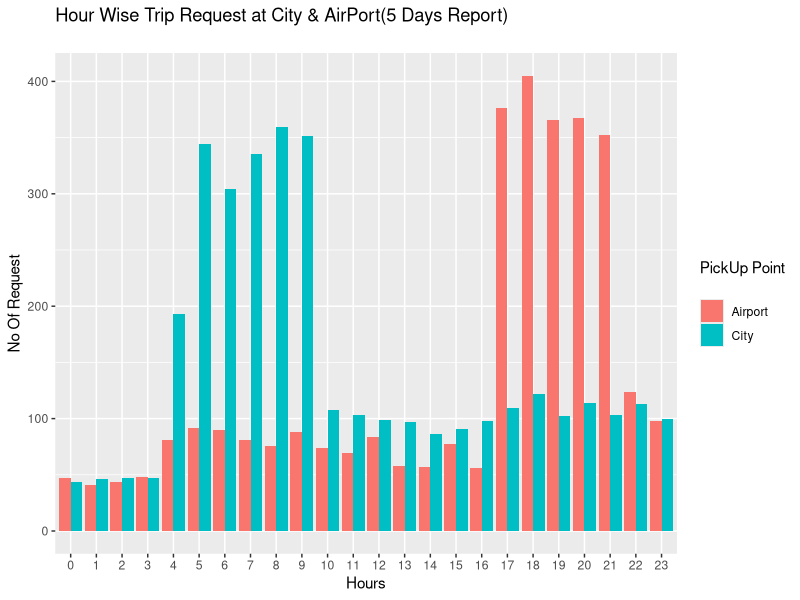
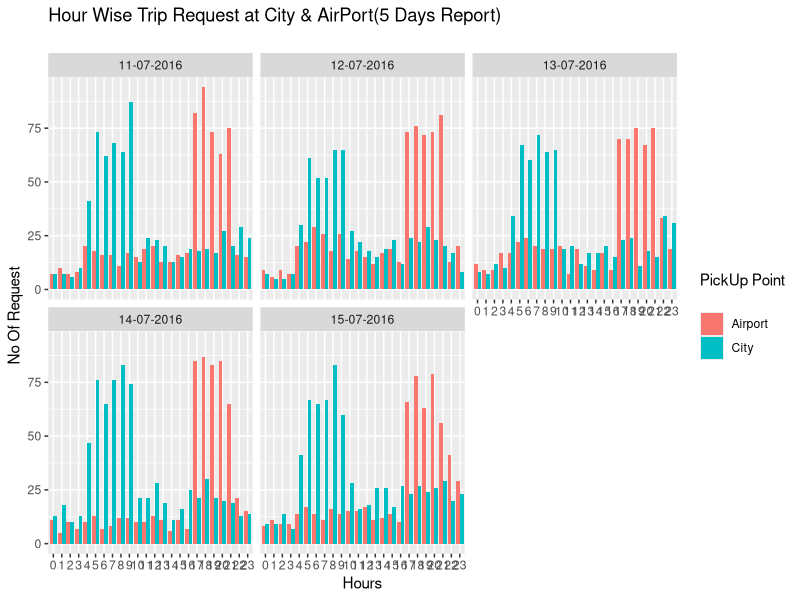
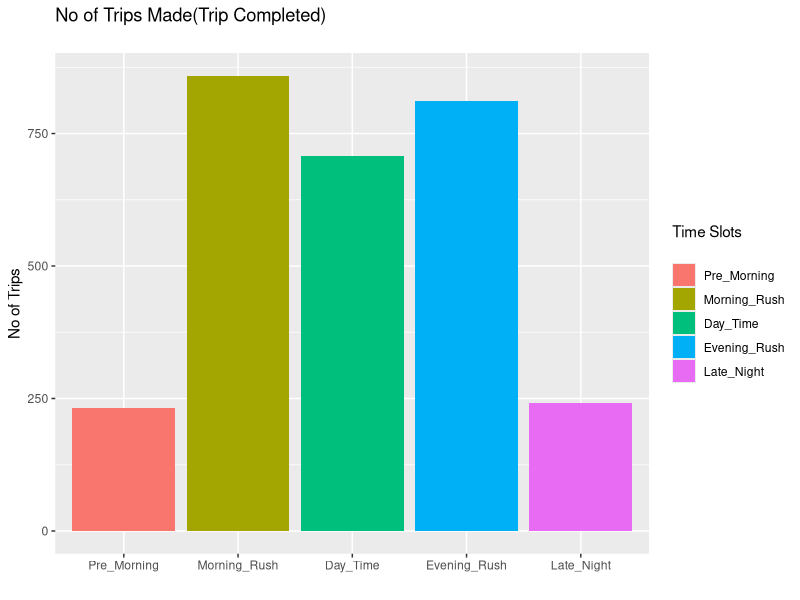
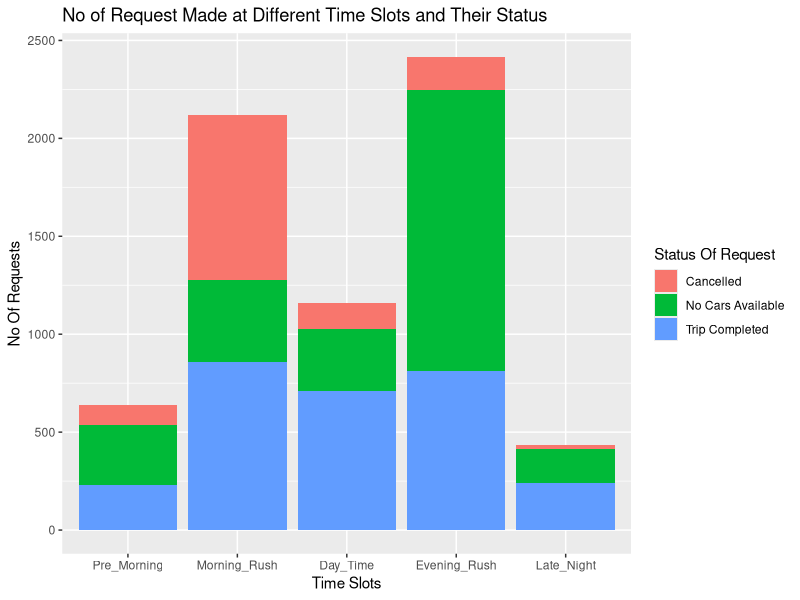
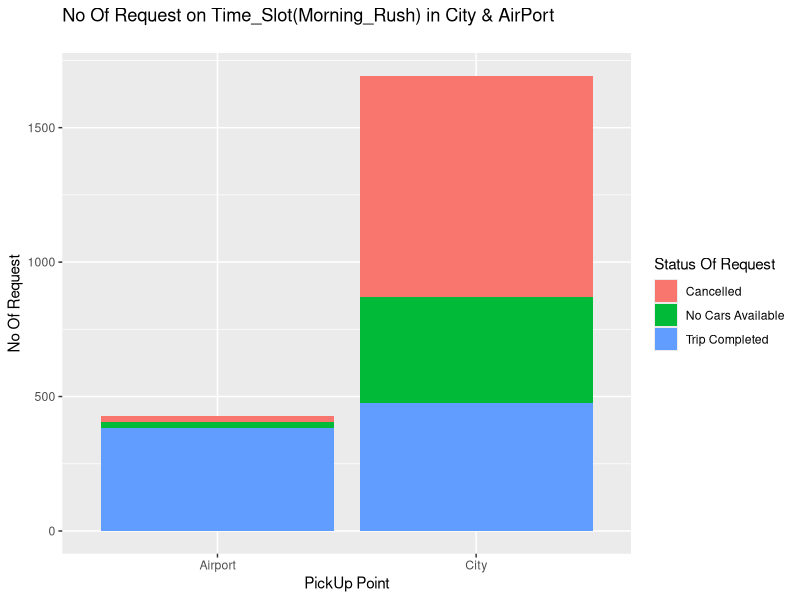
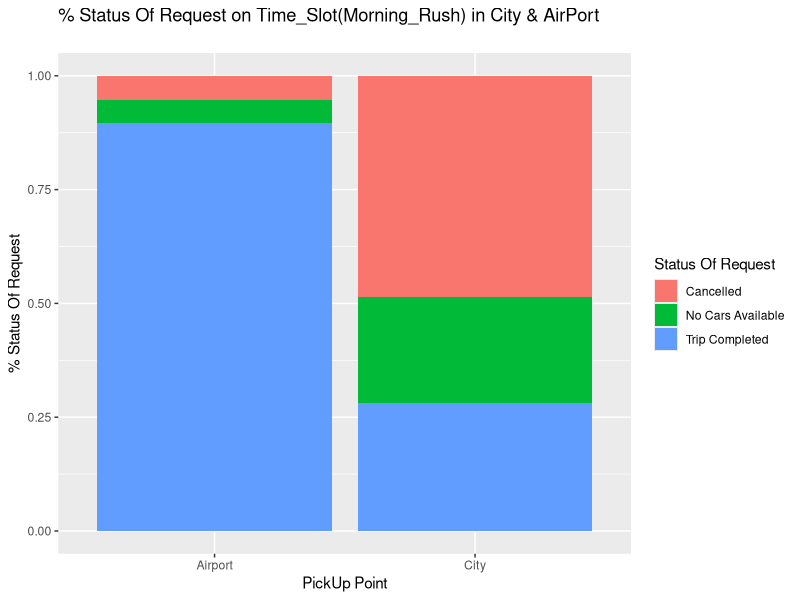
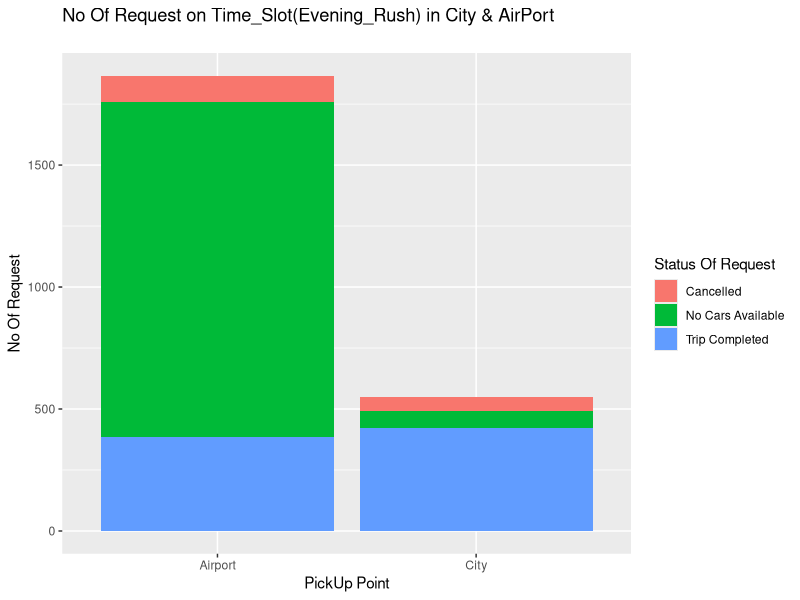
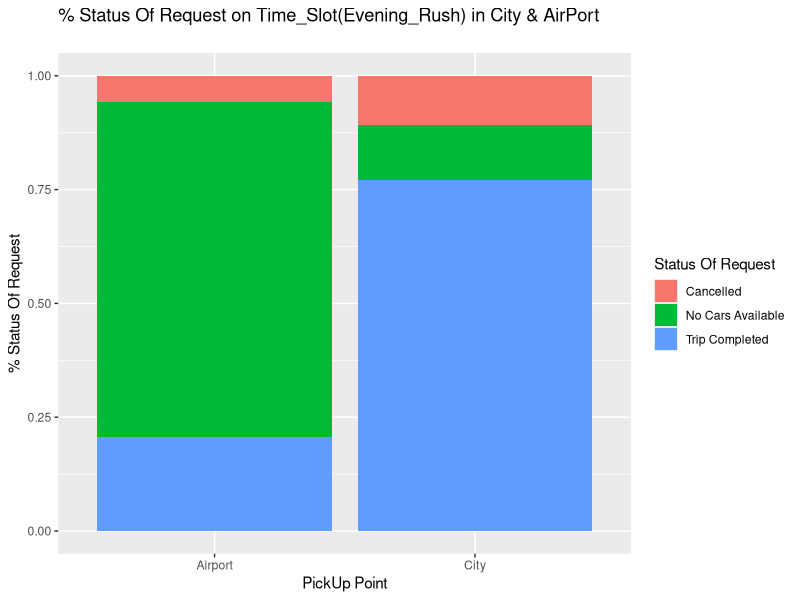

The R script that drew these images, in order:
setwd("E:/UpGrad IIIT PGDDA Program/Course 2/Uber Case Study")
dir()

# DATA PREPARATION

  # 1.
  #we will import the uber request data set in r by specyfying na values of string as "NA"
  Uber_Request <-
    read.csv("Uber request data.csv",
             header = TRUE,
             na.strings = "NA")
  
  #will check the structure of the data sets uber_request
  
  str(Uber_Request)
  
  
  #we see that all the character variable are converted to factor variable which we have done intentionally
  
  
  #For our data preparation we will extract hour from request.time and put it in a new column request.hr
  #will also convert the character string to integer for calculation
  
  Uber_Request$Request.HR <-
    as.integer(substr(Uber_Request$Request.time, 1, 2))
  
  
  
  #Now we will plot the group bar chart depicting the hour-wise trip made at city and airport respectively
  
  #we will first load the ggplot in our library
  
  library(ggplot2)
  
  #we will store the plot in plot1 value 
  
  Plot1 <- ggplot(Uber_Request, aes(x = factor(Request.HR), fill = Pickup.point)) + geom_bar(position = "dodge")
  
  #we will then add labels to the above plot
  
  plot2 <- Plot1 + labs(title = "Hour Wise Trip Request at City & AirPort(5 Days Report)\n", x = "Hours", y = "No Of Request", fill = "PickUp Point\n")
  
  plot2
  
  #for further analysis we will add the date variable through faceit
  
  plot2 + facet_wrap(~Date)
  
  #Now we can see that there is a 5 major time blocks based on frequency
  #so we will divide the 5 time slots into 5 groups in a column name time.slot
  #we will first create a DF with different tiemslots and name it x
  
  x <-
    c("Pre_Morning",
      "Morning_Rush",
      "Day_Time",
      "Evening_Rush",
      "Late_Night")
  
  #now we will create a condition statement to group the time slots in col Time_Slot
  
  Uber_Request$Time_Slot <-
    ifelse(
      Uber_Request$Request.HR <= 4,
      x[1],
      ifelse(
        Uber_Request$Request.HR >= 5 &
          Uber_Request$Request.HR <= 9,
        x[2],
        ifelse(
          Uber_Request$Request.HR >= 10 &
            Uber_Request$Request.HR <= 16,
          x[3],
          ifelse(
            Uber_Request$Request.HR >= 17 &
              Uber_Request$Request.HR <= 21,
            x[4],
            ifelse(
              Uber_Request$Request.HR >= 22 &
                Uber_Request$Request.HR <= 23,
              x[5],
              NA
            )
          )
        )
      )
    )
  
  
  #to know the number of trips made we will create a df where status is trip completed and name it y
  
  y <- subset(Uber_Request,Uber_Request$Status == "Trip Completed")
  
  #we will now order the time slots so as to show the time_slot in order manner in our plot
  
  y$Time_Or <- factor(y$Time_Slot,x)
  
  
  #Now we will plot a bar chart for number of trips made during different time slots
  
  Plot3 <- ggplot(y,aes(x= Time_Or,fill = Time_Or)) + geom_bar()
  
  #again we will label our plot as below
  
  Plot3 + labs(title = "No of Trips Made(Trip Completed)\n",x= "",y= "No of Trips", fill = "Time Slots\n")
  
  
  #we can know the count of trips made in different time slots by using table function
  
  table(y$Time_Or)
  
# PROBLEM IDENTIFICATION: 

  #we will also make the order as per time slots in uber DF
  
  Uber_Request$Time_Slot <- factor(Uber_Request$Time_Slot,x)
  
  
  # 1.
  #Now we will make a stacked bar chart where each bar rep a time slot
  #and Y axis rep frequency of request and different proportion will
  #represent different status
  
  plot4 <- ggplot(Uber_Request,aes(x = Time_Slot,fill = Status)) 
  
  plot4 + geom_bar(position = "stack") + labs(title="No of Request Made at Different Time Slots and Their Status",x="Time Slots",y="No Of Requests",fill = "Status Of Request")
  
  
  summary(Uber_Request)
  
  #2 problem 
  #by visual inspection we see that there is huge demant in morning and evening rush
  #but very few trip are completed
  
  #we can get the num of trips completed vs nummer of total request as follows
  
  #3 Diagnosis
  
  #3.1 Problem
  
  Mor_R <- length(which(Uber_Request$Time_Slot == "Morning_Rush"))
  
  Mor_R_c <- length(which(Uber_Request$Time_Slot == "Morning_Rush" & Uber_Request$Status == "Trip Completed"))
  
  
  Mor_R_C_Per <-   (Mor_R_c/Mor_R)*100
  
  
  #3.2 Problem
  
  Eve_R <- length(which(Uber_Request$Time_Slot == "Evening_Rush"))
  
  Eve_R_c <- length(which(Uber_Request$Time_Slot == "Evening_Rush" & Uber_Request$Status == "Trip Completed"))
  
  
  Eve_R_C_Per <-   (Eve_R_c/Eve_R)*100


# PROBLEM 1:

  #1.	For the time slot when problem 1 exists, plot a stacked bar chart to find out if the problem is more severe for pick-up requests made at the airport or the city
  
  Morning_TimeSlot <- subset(Uber_Request,Uber_Request$Time_Slot == "Morning_Rush")
  
  plot5 <- ggplot(Morning_TimeSlot,aes(x= Pickup.point,fill = Status)) + geom_bar(position = "stack")
  
  plot5 + labs(title="No Of Request on Time_Slot(Morning_Rush) in City & AirPort\n",x = "PickUp Point",y="No Of Request",fill = "Status Of Request")
  
  #plot for percentage breakup of number of issues on pickup points
  
  ggplot(Morning_TimeSlot,aes(x= Pickup.point,fill = Status)) + geom_bar(position = "fill") + labs(title="% Status Of Request on Time_Slot(Morning_Rush) in City & AirPort\n",x = "PickUp Point",y="% Status Of Request",fill = "Status Of Request")
  
  #now we have to calculate the % of issues at airport
  #so number of request at airport x
  
  x <- length(which(Morning_TimeSlot$Pickup.point == "Airport"))
  
  #total number of issues at airport is y
  
  y <- length(which(Morning_TimeSlot$Status != "Trip Completed" & Morning_TimeSlot$Pickup.point == "Airport"))
  
  #percentage of issue at airport is 
  
  (y/x)*100
  
  #Again we have to calculate the % of issues at City
  #so number of request at City is  x
  
  x <- length(which(Morning_TimeSlot$Pickup.point == "City"))
  
  #total number of issues at City is y
  
  y <- length(which(Morning_TimeSlot$Status != "Trip Completed" & Morning_TimeSlot$Pickup.point == "City"))
  
  #percentage of issue at City is 
  
  (y/x)*100
  
  #for problem 2 since the no of trip made in city is x
  #we have to find out no of trips completed from city to airport
  
  y <- length(which(Morning_TimeSlot$Status == "Trip Completed" & Morning_TimeSlot$Pickup.point == "City"))

# PROBLEM 2:
  
  #1.	For the time slot when problem 2 exists, plot a stacked bar chart to find out if the problem is more severe for pick-up requests made at the airport or the city
  
  Evening_TimeSlot <- subset(Uber_Request,Uber_Request$Time_Slot == "Evening_Rush")
  
  plot6 <- ggplot(Evening_TimeSlot,aes(x = Pickup.point,fill = Status)) + geom_bar(position = "stack")
  
  plot6 + labs(title="No Of Request on Time_Slot(Evening_Rush) in City & AirPort\n",x = "PickUp Point",y="No Of Request",fill = "Status Of Request")
  
  #plot for percentage breakup of number of issues on pickup points
  
  ggplot(Evening_TimeSlot,aes(x= Pickup.point,fill = Status)) + geom_bar(position = "fill") + labs(title="% Status Of Request on Time_Slot(Evening_Rush) in City & AirPort\n",x = "PickUp Point",y="% Status Of Request",fill = "Status Of Request")
  
  
  
  #now we have to calculate the % of issues at airport
  #so number of request at airport x
  
  x <- length(which(Evening_TimeSlot$Pickup.point == "Airport"))
  
  #total number of issues at airport is y
  
  y <- length(which(Evening_TimeSlot$Status != "Trip Completed" & Evening_TimeSlot$Pickup.point == "Airport"))
  
  #percentage of issue at airport is 
  
  (y/x)*100
  
  #Again we have to calculate the % of issues at City
  #so number of request at City is  x
  
  x <- length(which(Evening_TimeSlot$Pickup.point == "City"))
  
  #total number of issues at City is y
  
  y <- length(which(Evening_TimeSlot$Status != "Trip Completed" & Evening_TimeSlot$Pickup.point == "City"))
  
  #percentage of issue at City is 
  
  (y/x)*100
  
  #No of trips completed from airport to city is y
  
  y <- length(which(Evening_TimeSlot$Status == "Trip Completed" & Evening_TimeSlot$Pickup.point == "Airport"))
  

  